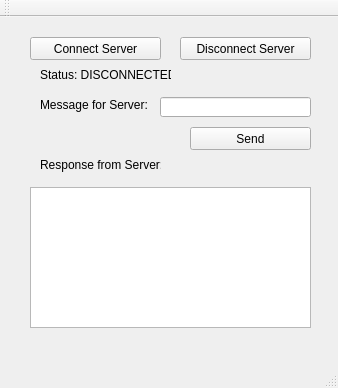
<?xml version="1.0" encoding="UTF-8"?>
<ui version="4.0">
 <class>MainWindow</class>
 <widget class="QMainWindow" name="MainWindow">
  <property name="geometry">
   <rect>
    <x>0</x>
    <y>0</y>
    <width>338</width>
    <height>388</height>
   </rect>
  </property>
  <property name="windowTitle">
   <string>Named Pipe Client</string>
  </property>
  <widget class="QWidget" name="centralWidget">
   <widget class="QPushButton" name="pushButtonConnectServer">
    <property name="geometry">
     <rect>
      <x>30</x>
      <y>20</y>
      <width>131</width>
      <height>23</height>
     </rect>
    </property>
    <property name="text">
     <string>Connect Server</string>
    </property>
   </widget>
   <widget class="QPushButton" name="pushButtonDisconnect">
    <property name="geometry">
     <rect>
      <x>180</x>
      <y>20</y>
      <width>131</width>
      <height>23</height>
     </rect>
    </property>
    <property name="text">
     <string>Disconnect Server</string>
    </property>
   </widget>
   <widget class="QLineEdit" name="lineEditMessage">
    <property name="geometry">
     <rect>
      <x>160</x>
      <y>80</y>
      <width>151</width>
      <height>20</height>
     </rect>
    </property>
   </widget>
   <widget class="QLabel" name="label">
    <property name="geometry">
     <rect>
      <x>40</x>
      <y>80</y>
      <width>111</width>
      <height>16</height>
     </rect>
    </property>
    <property name="text">
     <string>Message for Server:</string>
    </property>
   </widget>
   <widget class="QLabel" name="label_2">
    <property name="geometry">
     <rect>
      <x>40</x>
      <y>140</y>
      <width>121</width>
      <height>16</height>
     </rect>
    </property>
    <property name="text">
     <string>Response from Server:</string>
    </property>
   </widget>
   <widget class="QTextEdit" name="textEditResponse">
    <property name="geometry">
     <rect>
      <x>30</x>
      <y>170</y>
      <width>281</width>
      <height>141</height>
     </rect>
    </property>
   </widget>
   <widget class="QPushButton" name="pushButtonSend">
    <property name="geometry">
     <rect>
      <x>190</x>
      <y>110</y>
      <width>121</width>
      <height>23</height>
     </rect>
    </property>
    <property name="text">
     <string>Send</string>
    </property>
   </widget>
   <widget class="QLabel" name="labelConnStatus">
    <property name="geometry">
     <rect>
      <x>40</x>
      <y>50</y>
      <width>131</width>
      <height>16</height>
     </rect>
    </property>
    <property name="text">
     <string>Status: DISCONNECTED</string>
    </property>
   </widget>
  </widget>
  <widget class="QMenuBar" name="menuBar">
   <property name="geometry">
    <rect>
     <x>0</x>
     <y>0</y>
     <width>338</width>
     <height>21</height>
    </rect>
   </property>
  </widget>
  <widget class="QToolBar" name="mainToolBar">
   <attribute name="toolBarArea">
    <enum>TopToolBarArea</enum>
   </attribute>
   <attribute name="toolBarBreak">
    <bool>false</bool>
   </attribute>
  </widget>
  <widget class="QStatusBar" name="statusBar"/>
 </widget>
 <layoutdefault spacing="6" margin="11"/>
 <resources/>
 <connections/>
</ui>
